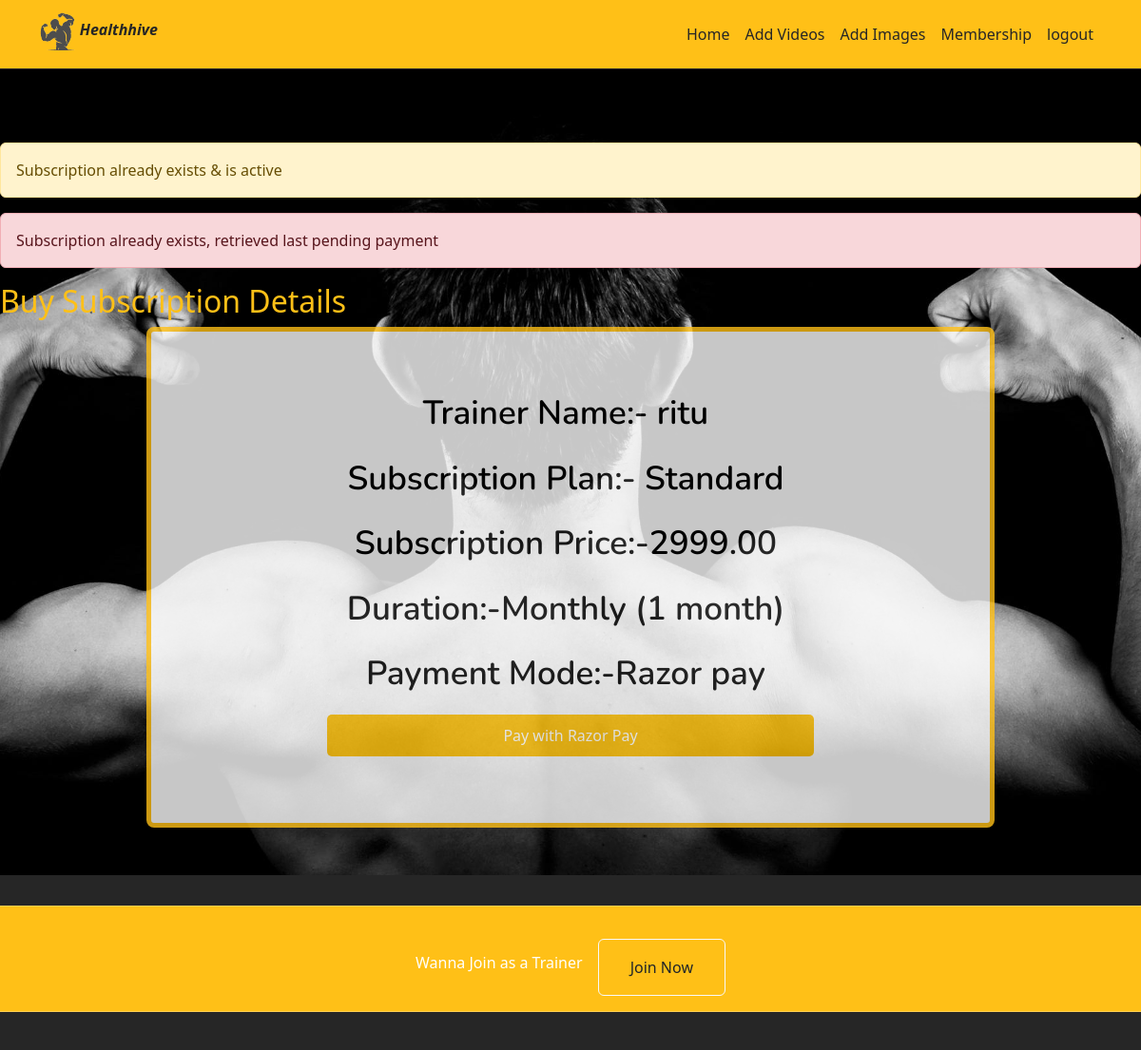
Screenshot of /Subscription/buy/2 (signed in) with the database file from the repository.
### subscription/models.py (models this page shows)
class SubscribedTrainer(models.Model):
    subscription_status_choices = [
        ('Active','Active'),
        ('Pending','Pending'),
        ('Expired','Expired'),
    ]
    payment_id = models.CharField(max_length=128, default='0',null=True)
    trainer = models.ForeignKey(Trainer,on_delete=models.DO_NOTHING)
    plan = models.ForeignKey(SubscriptionPlanTrainer,on_delete=models.DO_NOTHING)
    created_date = models.DateTimeField(auto_now_add=True)
    subscription_date = models.DateTimeField(null=True,blank=True)
    termination_date = models.DateTimeField(null=True,blank=True)
    last_update = models.DateTimeField(auto_now=True)
    subscription_status = models.CharField(choices=subscription_status_choices,max_length=50,default='Pending')
    class Meta:
        constraints = [
            models.UniqueConstraint(fields=['trainer','plan','subscription_status','subscription_date'],name='unique_date_subscription_trainer')
        ]
    def __str__(self):
        return f'{self.trainer.user.username} is subscribed to {self.plan.name} plan'

class SubscriptionPlanTrainer(models.Model):
    name=models.CharField(max_length=50)
    price = models.DecimalField(decimal_places=2,max_digits=6)
    duration = models.CharField(choices=duration_choices,max_length=50)
    features = RichTextField()
    def __str__(self):
        return f'{self.name} plan price is {self.price}'

### account/models.py (models this page shows)
class Trainer(models.Model):
    user=models.OneToOneField(User,on_delete=models.CASCADE,related_name='trainer_profile')
    profile_image = models.ImageField(upload_to = 'profile_image/',null=True)
    phone_number = models.CharField( max_length=10,null=False,unique=True)
    dob = models.DateField(null=False)
    age = models.IntegerField(default=0)
    gender = models.CharField(max_length=10,choices=[('male','male'),('female','female'),('others','others')])
    created_at = models.DateTimeField(auto_now_add=True)
    certificate = models.FileField(null=False,upload_to="certificate_pdfs/")
    subscription = models.BooleanField(default= False)
    class Meta:
        permissions =[
            ('is_trainer','Is trainer')
        ]
    def __str__(self):
        return self.user.username

### subscription/views.py (the view, shortened to what this page needs)
# urls.py: path('buy/<int:plan_id>',BuySubscription.as_view(),name='buy_subscription'),
class BuySubscription(TrainerRequiredMixin,View):
    def get_or_create_subscription_data(self, request, plan_id):
        trainer_instance = get_object_or_404(Trainer, user=request.user)
        plan_instance = get_object_or_404(SubscriptionPlanTrainer, id=plan_id)
        print("===================>", trainer_instance)
        subscriber_info = SubscribedTrainer.objects.filter(trainer=trainer_instance, plan=plan_instance)
        for sub in subscriber_info:
            if sub.subscription_status == 'Active':
                message.warning(request, 'Subscription already exists & is active')
                created = False
                print(f"====================> data from get or create: trainer_instance: {trainer_instance} \n plan_instance: {plan_instance} \n subscriber_info: {sub} \n created: {created}")
                return trainer_instance, plan_instance, sub, created
            elif sub.subscription_status == 'Pending':
                created = False
                print(f"====================> data from get or create: trainer_instance: {trainer_instance} \n plan_instance: {plan_instance} \n subscriber_info: {sub} \n created: {created}")
                return trainer_instance, plan_instance, sub, created
    def get(self,request,plan_id):
        data = self.get_or_create_subscription_data(request,plan_id)
        trainer_instance,plan_instance,subscriber_info,created = data
        print(f"====================>data from get     trainer_instance:{trainer_instance} \n plan_instance:{plan_instance} \n subscriber_info:{subscriber_info} \n created:{created}")
        if created:
            message.success(request, 'Subscription created successfully')
        else:
            message.error(request, 'Subscription already exists, retrieved last pending payment')
        return render(request,"subscription/subscription_buy.html",{'subscriber_info':subscriber_info})

### account/mixins.py (called while the page is built)
    def test_func(self):
        print("===========>test func of mixin")
        return self.request.user.has_perm('account.is_trainer')

### home/context_processors.py (called while the page is built)
def user_type(request):
    logged_in_user=request.session.get('username')
    print(f"=======================>{logged_in_user}")
    request.session['is_trainer'] = Trainer.objects.filter(user__username=logged_in_user).exists()
    request.session['is_platform_user'] = PlatformUser.objects.filter(user__username=logged_in_user).exists()
    return {
        'session':request.session
    }

### subscription/templates/subscription/subscription_buy.html (shortened to what this page needs)
{% extends "base.html" %}
{% load static %}
{% block add_css %}
<link href="{% static 'data\css\add_.css' %}" rel="stylesheet">
{% endblock %}
{% block content %}
<h2 style="color: #FFC017;">Buy Subscription Details</h2>
<div class="container bs-5 text-center">
    <div class="form-container mx-auto">
        <form method="post" class="form-center" action="{% url 'buy_subscription' subscriber_info.plan.id %}">
            <p class="subscription">Trainer Name:- {{subscriber_info.trainer.user.username}}</p>
            <p class="subscription">Subscription Plan:- {{subscriber_info.plan.name}}</p>
            <P class="subscription">Subscription Price:-{{subscriber_info.plan.price}}</P>
            <p class="subscription">Duration:-{{subscriber_info.plan.get_duration_display}}</p>
            <P class="subscription">Payment Mode:-Razor pay</P>
            <button type="submit" class="submit-btn btn btn-warning">Pay with Razor Pay</button>
        </form>
    </div>
</div>
{% endblock %}

### static/css/body.css (style rules this page uses)
body { padding-top: 70px; }

### data/static/data/css/add_.css (style rules this page uses)
body { padding-top: 150px; background-image: var(--background-image-1); background-size: cover; background-position: center center; background-repeat: no-repeat; }
.form-container { width: 80%; max-width: 1200px; margin: auto; padding: 50px; border: 5px solid #FFC017; border-radius: 8px; background-color: #f9f9f9; box-shadow: 0 4px 8px rgba(0, 0, 0, 0.1); opacity: 0.8; margin-bottom: 50px; }
.form-center { padding:10px 25px 0px 25px ; }
button.btn { padding: 10px 20px; font-size: 16px; margin-top: 10px; }
.submit-btn { width: 70%; display: block; margin: 20px auto; padding: 10px; font-size: 16px; color: #fff; border: none; border-radius: 5px; cursor: pointer; text-align: center; }
.subscription { font-size: large; font-family: "Nunito", sans-serif; font-optical-sizing: auto; font-weight: 700; font-size: larger; font-style: normal; margin-right: 10px; text-align: center; font-size: 35px; color: black; font-weight: 600; }

### rows the page displays
SubscribedTrainer: trainer.user.username "ritu", plan.name "Standard", plan.price "2999.00", plan.duration "Monthly (1 month)"

### other values shown
{{ message }} "Subscription already exists & is active"
{{ message }} "Subscription already exists, retrieved last pending payment"
